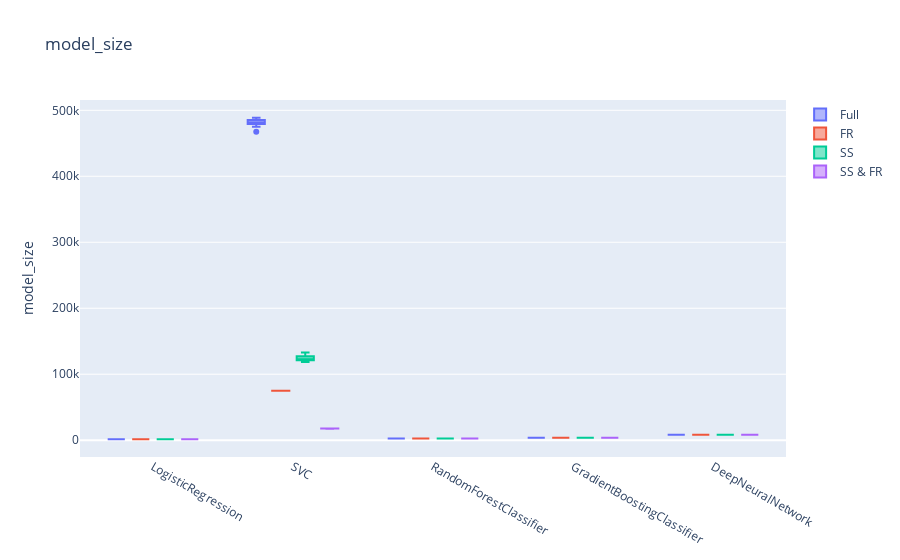

This figure's notebook cell:
### Code cell
make_plots('model_size')

### Figure 1 — Plotly figure (JSON) as saved in the notebook; plotly's stock layout.template omitted (floating-point values rounded to 4 significant figures)
{"data": [{"name": "Full", "type": "box", "x": ["LogisticRegression", "LogisticRegression", "LogisticRegression", "LogisticRegression", "LogisticRegression", "LogisticRegression", "LogisticRegression", "LogisticRegression", "LogisticRegression", "LogisticRegression", "LogisticRegression", "LogisticRegression", "LogisticRegression", "LogisticRegression", "LogisticRegression", "LogisticRegression", "LogisticRegression", "LogisticRegression", "LogisticRegression", "LogisticRegression", "SVC", "SVC", "SVC", "SVC", "SVC", "SVC", "SVC", "SVC", "SVC", "SVC", "SVC", "SVC", "SVC", "SVC", "SVC", "SVC", "SVC", "SVC", "SVC", "SVC", "RandomForestClassifier", "RandomForestClassifier", "RandomForestClassifier", "RandomForestClassifier", "RandomForestClassifier", "RandomForestClassifier", "RandomForestClassifier", "RandomForestClassifier", "RandomForestClassifier", "RandomForestClassifier", "RandomForestClassifier", "RandomForestClassifier", "RandomForestClassifier", "RandomForestClassifier", "RandomForestClassifier", "RandomForestClassifier", "RandomForestClassifier", "RandomForestClassifier", "RandomForestClassifier", "RandomForestClassifier", "GradientBoostingClassifier", "GradientBoostingClassifier", "GradientBoostingClassifier", "GradientBoostingClassifier", "GradientBoostingClassifier", "GradientBoostingClassifier", "GradientBoostingClassifier", "GradientBoostingClassifier", "GradientBoostingClassifier", "GradientBoostingClassifier", "GradientBoostingClassifier", "GradientBoostingClassifier", "GradientBoostingClassifier", "GradientBoostingClassifier", "GradientBoostingClassifier", "GradientBoostingClassifier", "GradientBoostingClassifier", "GradientBoostingClassifier", "GradientBoostingClassifier", "GradientBoostingClassifier", "DeepNeuralNetwork", "DeepNeuralNetwork", "DeepNeuralNetwork", "DeepNeuralNetwork", "DeepNeuralNetwork", "DeepNeuralNetwork", "DeepNeuralNetwork", "DeepNeuralNetwork", "DeepNeuralNetwork", "DeepNeuralNetwork", "DeepNeuralNetwork", "DeepNeuralNetwork", "DeepNeuralNetwork", "DeepNeuralNetwork", "DeepNeuralNetwork", "DeepNeuralNetwork", "DeepNeuralNetwork", "DeepNeuralNetwork", "DeepNeuralNetwork", "DeepNeuralNetwork"], "y": [1617, 1617, 1617, 1617, 1617, 1617, 1617, 1617, 1617, 1617, 1617, 1617, 1617, 1617, 1617, 1617, 1617, 1617, 1617, 1617, 486094, 481474, 485786, 486710, 467614, 481166, 478394, 483014, 481474, 482090, 487634, 479934, 476854, 484554, 481166, 488558, 480242, 482090, 476854, 475006, 2508, 2508, 2508, 2508, 2508, 2508, 2508, 2508, 2508, 2508, 2508, 2508, 2508, 2508, 2508, 2508, 2508, 2508, 2508, 2508, 3733, 3733, 3733, 3733, 3733, 3733, 3733, 3733, 3733, 3733, 3733, 3733, 3733, 3733, 3733, 3733, 3733, 3733, 3733, 3733, 8322, 8322, 8322, 8322, 8322, 8322, 8322, 8322, 8322, 8322, 8322, 8322, 8322, 8322, 8322, 8322, 8322, 8322, 8322, 8322]}, {"name": "FR", "type": "box", "x": ["LogisticRegression", "LogisticRegression", "LogisticRegression", "LogisticRegression", "LogisticRegression", "LogisticRegression", "LogisticRegression", "LogisticRegression", "LogisticRegression", "LogisticRegression", "LogisticRegression", "LogisticRegression", "LogisticRegression", "LogisticRegression", "LogisticRegression", "LogisticRegression", "LogisticRegression", "LogisticRegression", "LogisticRegression", "LogisticRegression", "SVC", "SVC", "SVC", "SVC", "SVC", "SVC", "SVC", "SVC", "SVC", "SVC", "SVC", "SVC", "SVC", "SVC", "SVC", "SVC", "SVC", "SVC", "SVC", "SVC", "RandomForestClassifier", "RandomForestClassifier", "RandomForestClassifier", "RandomForestClassifier", "RandomForestClassifier", "RandomForestClassifier", "RandomForestClassifier", "RandomForestClassifier", "RandomForestClassifier", "RandomForestClassifier", "RandomForestClassifier", "RandomForestClassifier", "RandomForestClassifier", "RandomForestClassifier", "RandomForestClassifier", "RandomForestClassifier", "RandomForestClassifier", "RandomForestClassifier", "RandomForestClassifier", "RandomForestClassifier", "GradientBoostingClassifier", "GradientBoostingClassifier", "GradientBoostingClassifier", "GradientBoostingClassifier", "GradientBoostingClassifier", "GradientBoostingClassifier", "GradientBoostingClassifier", "GradientBoostingClassifier", "GradientBoostingClassifier", "GradientBoostingClassifier", "GradientBoostingClassifier", "GradientBoostingClassifier", "GradientBoostingClassifier", "GradientBoostingClassifier", "GradientBoostingClassifier", "GradientBoostingClassifier", "GradientBoostingClassifier", "GradientBoostingClassifier", "GradientBoostingClassifier", "GradientBoostingClassifier", "DeepNeuralNetwork", "DeepNeuralNetwork", "DeepNeuralNetwork", "DeepNeuralNetwork", "DeepNeuralNetwork", "DeepNeuralNetwork", "DeepNeuralNetwork", "DeepNeuralNetwork", "DeepNeuralNetwork", "DeepNeuralNetwork", "DeepNeuralNetwork", "DeepNeuralNetwork", "DeepNeuralNetwork", "DeepNeuralNetwork", "DeepNeuralNetwork", "DeepNeuralNetwork", "DeepNeuralNetwork", "DeepNeuralNetwork", "DeepNeuralNetwork", "DeepNeuralNetwork"], "y": [1617, 1617, 1617, 1617, 1617, 1617, 1617, 1617, 1617, 1617, 1617, 1617, 1617, 1617, 1617, 1617, 1617, 1617, 1617, 1617, 74858, 74970, 74914, 74914, 75026, 74970, 74886, 74942, 74970, 74914, 74914, 74914, 74970, 74970, 74830, 74970, 74886, 74886, 74914, 74886, 2508, 2508, 2508, 2508, 2508, 2508, 2508, 2508, 2508, 2508, 2508, 2508, 2508, 2508, 2508, 2508, 2508, 2508, 2508, 2508, 3733, 3733, 3733, 3733, 3733, 3733, 3733, 3733, 3733, 3733, 3733, 3733, 3733, 3733, 3733, 3733, 3733, 3733, 3733, 3733, 8322, 8322, 8322, 8322, 8322, 8322, 8322, 8322, 8322, 8322, 8322, 8322, 8322, 8322, 8322, 8322, 8322, 8322, 8322, 8322]}, {"name": "SS", "type": "box", "x": ["LogisticRegression", "LogisticRegression", "LogisticRegression", "LogisticRegression", "LogisticRegression", "LogisticRegression", "LogisticRegression", "LogisticRegression", "LogisticRegression", "LogisticRegression", "LogisticRegression", "LogisticRegression", "LogisticRegression", "LogisticRegression", "LogisticRegression", "LogisticRegression", "LogisticRegression", "LogisticRegression", "LogisticRegression", "LogisticRegression", "SVC", "SVC", "SVC", "SVC", "SVC", "SVC", "SVC", "SVC", "SVC", "SVC", "SVC", "SVC", "SVC", "SVC", "SVC", "SVC", "SVC", "SVC", "SVC", "SVC", "RandomForestClassifier", "RandomForestClassifier", "RandomForestClassifier", "RandomForestClassifier", "RandomForestClassifier", "RandomForestClassifier", "RandomForestClassifier", "RandomForestClassifier", "RandomForestClassifier", "RandomForestClassifier", "RandomForestClassifier", "RandomForestClassifier", "RandomForestClassifier", "RandomForestClassifier", "RandomForestClassifier", "RandomForestClassifier", "RandomForestClassifier", "RandomForestClassifier", "RandomForestClassifier", "RandomForestClassifier", "GradientBoostingClassifier", "GradientBoostingClassifier", "GradientBoostingClassifier", "GradientBoostingClassifier", "GradientBoostingClassifier", "GradientBoostingClassifier", "GradientBoostingClassifier", "GradientBoostingClassifier", "GradientBoostingClassifier", "GradientBoostingClassifier", "GradientBoostingClassifier", "GradientBoostingClassifier", "GradientBoostingClassifier", "GradientBoostingClassifier", "GradientBoostingClassifier", "GradientBoostingClassifier", "GradientBoostingClassifier", "GradientBoostingClassifier", "GradientBoostingClassifier", "GradientBoostingClassifier", "DeepNeuralNetwork", "DeepNeuralNetwork", "DeepNeuralNetwork", "DeepNeuralNetwork", "DeepNeuralNetwork", "DeepNeuralNetwork", "DeepNeuralNetwork", "DeepNeuralNetwork", "DeepNeuralNetwork", "DeepNeuralNetwork", "DeepNeuralNetwork", "DeepNeuralNetwork", "DeepNeuralNetwork", "DeepNeuralNetwork", "DeepNeuralNetwork", "DeepNeuralNetwork", "DeepNeuralNetwork", "DeepNeuralNetwork", "DeepNeuralNetwork", "DeepNeuralNetwork"], "y": [1617, 1617, 1617, 1617, 1617, 1617, 1617, 1617, 1617, 1617, 1617, 1617, 1617, 1617, 1617, 1617, 1617, 1617, 1617, 1617, 121422, 130662, 120190, 128814, 122038, 129122, 125426, 122346, 122962, 126042, 126042, 118650, 121114, 121422, 132818, 120806, 130354, 125426, 118958, 122038, 2508, 2508, 2508, 2508, 2508, 2508, 2508, 2508, 2508, 2508, 2508, 2508, 2508, 2508, 2508, 2508, 2508, 2508, 2508, 2508, 3733, 3733, 3733, 3733, 3733, 3733, 3733, 3733, 3733, 3733, 3733, 3733, 3733, 3733, 3733, 3733, 3733, 3733, 3733, 3733, 8322, 8322, 8322, 8322, 8322, 8322, 8322, 8322, 8322, 8322, 8322, 8322, 8322, 8322, 8322, 8322, 8322, 8322, 8322, 8322]}, {"name": "SS & FR", "type": "box", "x": ["LogisticRegression", "LogisticRegression", "LogisticRegression", "LogisticRegression", "LogisticRegression", "LogisticRegression", "LogisticRegression", "LogisticRegression", "LogisticRegression", "LogisticRegression", "LogisticRegression", "LogisticRegression", "LogisticRegression", "LogisticRegression", "LogisticRegression", "LogisticRegression", "LogisticRegression", "LogisticRegression", "LogisticRegression", "LogisticRegression", "SVC", "SVC", "SVC", "SVC", "SVC", "SVC", "SVC", "SVC", "SVC", "SVC", "SVC", "SVC", "SVC", "SVC", "SVC", "SVC", "SVC", "SVC", "SVC", "SVC", "RandomForestClassifier", "RandomForestClassifier", "RandomForestClassifier", "RandomForestClassifier", "RandomForestClassifier", "RandomForestClassifier", "RandomForestClassifier", "RandomForestClassifier", "RandomForestClassifier", "RandomForestClassifier", "RandomForestClassifier", "RandomForestClassifier", "RandomForestClassifier", "RandomForestClassifier", "RandomForestClassifier", "RandomForestClassifier", "RandomForestClassifier", "RandomForestClassifier", "RandomForestClassifier", "RandomForestClassifier", "GradientBoostingClassifier", "GradientBoostingClassifier", "GradientBoostingClassifier", "GradientBoostingClassifier", "GradientBoostingClassifier", "GradientBoostingClassifier", "GradientBoostingClassifier", "GradientBoostingClassifier", "GradientBoostingClassifier", "GradientBoostingClassifier", "GradientBoostingClassifier", "GradientBoostingClassifier", "GradientBoostingClassifier", "GradientBoostingClassifier", "GradientBoostingClassifier", "GradientBoostingClassifier", "GradientBoostingClassifier", "GradientBoostingClassifier", "GradientBoostingClassifier", "GradientBoostingClassifier", "DeepNeuralNetwork", "DeepNeuralNetwork", "DeepNeuralNetwork", "DeepNeuralNetwork", "DeepNeuralNetwork", "DeepNeuralNetwork", "DeepNeuralNetwork", "DeepNeuralNetwork", "DeepNeuralNetwork", "DeepNeuralNetwork", "DeepNeuralNetwork", "DeepNeuralNetwork", "DeepNeuralNetwork", "DeepNeuralNetwork", "DeepNeuralNetwork", "DeepNeuralNetwork", "DeepNeuralNetwork", "DeepNeuralNetwork", "DeepNeuralNetwork", "DeepNeuralNetwork"], "y": [1617, 1617, 1617, 1617, 1617, 1617, 1617, 1617, 1617, 1617, 1617, 1617, 1617, 1617, 1617, 1617, 1617, 1617, 1617, 1617, 17598, 17654, 17626, 17570, 17626, 17682, 17738, 17598, 17570, 17570, 17654, 17514, 17514, 17654, 17654, 17766, 17626, 17514, 17514, 17570, 2508, 2508, 2508, 2508, 2508, 2508, 2508, 2508, 2508, 2508, 2508, 2508, 2508, 2508, 2508, 2508, 2508, 2508, 2508, 2508, 3733, 3733, 3733, 3733, 3733, 3733, 3733, 3733, 3733, 3733, 3733, 3733, 3733, 3733, 3733, 3733, 3733, 3733, 3733, 3733, 8322, 8322, 8322, 8322, 8322, 8322, 8322, 8322, 8322, 8322, 8322, 8322, 8322, 8322, 8322, 8322, 8322, 8322, 8322, 8322]}], "layout": {"boxmode": "group", "title": {"text": "model_size"}, "yaxis": {"title": {"text": "model_size"}}}}
